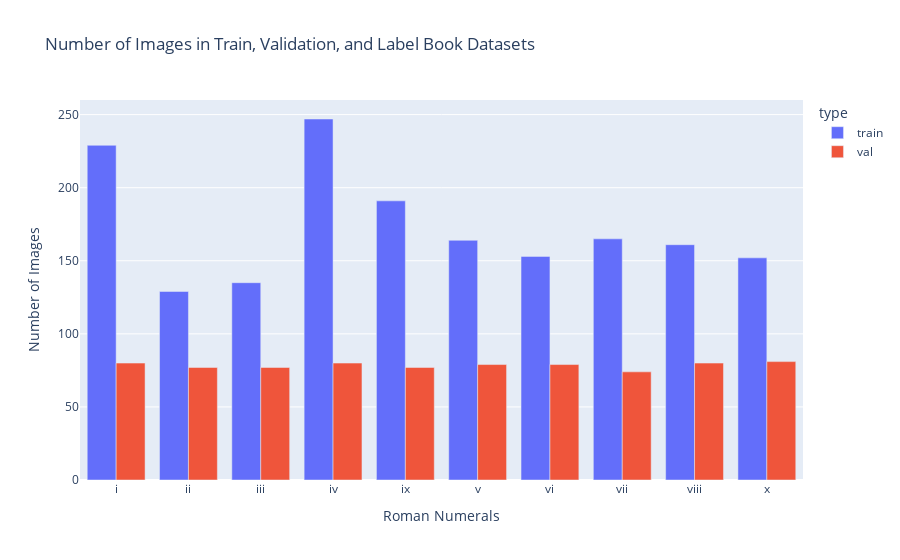

The notebook cell saved with this chart:
### Code cell
# Combine all counts into a dataframe
df_counts = pd.DataFrame(train_counts_clean + val_counts_clean)

# Plot the data using plotly express
fig = px.bar(df_counts, x='label', y='count', color='type', barmode='group',
             title="Number of Images in Train, Validation, and Label Book Datasets",
             labels={'label': 'Roman Numerals', 'count': 'Number of Images'})
fig.show()

### Figure 1 — Plotly figure (JSON) as saved in the notebook; plotly's stock layout.template omitted (floating-point values rounded to 4 significant figures)
{"data": [{"alignmentgroup": "True", "hovertemplate": "type=train<br>Roman Numerals=%{x}<br>Number of Images=%{y}<extra></extra>", "legendgroup": "train", "marker": {"color": "#636efa", "pattern": {"shape": ""}}, "name": "train", "offsetgroup": "train", "orientation": "v", "showlegend": true, "textposition": "auto", "type": "bar", "x": ["i", "ii", "iii", "iv", "ix", "v", "vi", "vii", "viii", "x"], "xaxis": "x", "y": [229, 129, 135, 247, 191, 164, 153, 165, 161, 152], "yaxis": "y"}, {"alignmentgroup": "True", "hovertemplate": "type=val<br>Roman Numerals=%{x}<br>Number of Images=%{y}<extra></extra>", "legendgroup": "val", "marker": {"color": "#EF553B", "pattern": {"shape": ""}}, "name": "val", "offsetgroup": "val", "orientation": "v", "showlegend": true, "textposition": "auto", "type": "bar", "x": ["i", "ii", "iii", "iv", "ix", "v", "vi", "vii", "viii", "x"], "xaxis": "x", "y": [80, 77, 77, 80, 77, 79, 79, 74, 80, 81], "yaxis": "y"}], "layout": {"barmode": "group", "legend": {"title": {"text": "type"}, "tracegroupgap": 0}, "title": {"text": "Number of Images in Train, Validation, and Label Book Datasets"}, "xaxis": {"anchor": "y", "domain": [0, 1], "title": {"text": "Roman Numerals"}}, "yaxis": {"anchor": "x", "domain": [0, 1], "title": {"text": "Number of Images"}}}}
